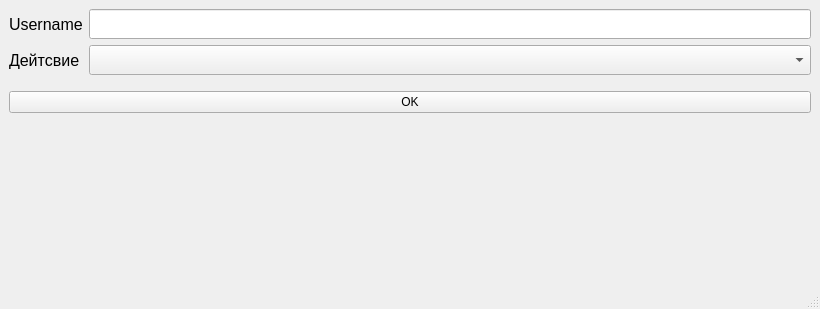
<?xml version="1.0" encoding="UTF-8"?>
<ui version="4.0">
 <class>MainWindow</class>
 <widget class="QMainWindow" name="MainWindow">
  <property name="geometry">
   <rect>
    <x>0</x>
    <y>0</y>
    <width>820</width>
    <height>309</height>
   </rect>
  </property>
  <property name="windowTitle">
   <string>MainWindow</string>
  </property>
  <widget class="QWidget" name="centralwidget">
   <layout class="QVBoxLayout" name="verticalLayout">
    <item>
     <layout class="QFormLayout" name="formLayout">
      <item row="0" column="0">
       <widget class="QLabel" name="labelUser">
        <property name="font">
         <font>
          <pointsize>12</pointsize>
         </font>
        </property>
        <property name="text">
         <string>Username</string>
        </property>
       </widget>
      </item>
      <item row="0" column="1">
       <widget class="QLineEdit" name="lineEdit">
        <property name="minimumSize">
         <size>
          <width>0</width>
          <height>30</height>
         </size>
        </property>
       </widget>
      </item>
      <item row="1" column="0">
       <widget class="QLabel" name="label">
        <property name="font">
         <font>
          <pointsize>12</pointsize>
         </font>
        </property>
        <property name="text">
         <string>Дейтсвие</string>
        </property>
       </widget>
      </item>
      <item row="1" column="1">
       <widget class="QComboBox" name="comboBox">
        <property name="minimumSize">
         <size>
          <width>0</width>
          <height>30</height>
         </size>
        </property>
       </widget>
      </item>
     </layout>
    </item>
    <item>
     <widget class="QPushButton" name="pushButton">
      <property name="text">
       <string>OK</string>
      </property>
     </widget>
    </item>
    <item>
     <widget class="QLabel" name="labelResult">
      <property name="font">
       <font>
        <pointsize>12</pointsize>
       </font>
      </property>
      <property name="text">
       <string/>
      </property>
     </widget>
    </item>
    <item>
     <widget class="QLabel" name="labelRes2">
      <property name="text">
       <string/>
      </property>
     </widget>
    </item>
   </layout>
  </widget>
  <widget class="QMenuBar" name="menubar">
   <property name="geometry">
    <rect>
     <x>0</x>
     <y>0</y>
     <width>820</width>
     <height>26</height>
    </rect>
   </property>
  </widget>
  <widget class="QStatusBar" name="statusbar"/>
 </widget>
 <resources/>
 <connections/>
</ui>
